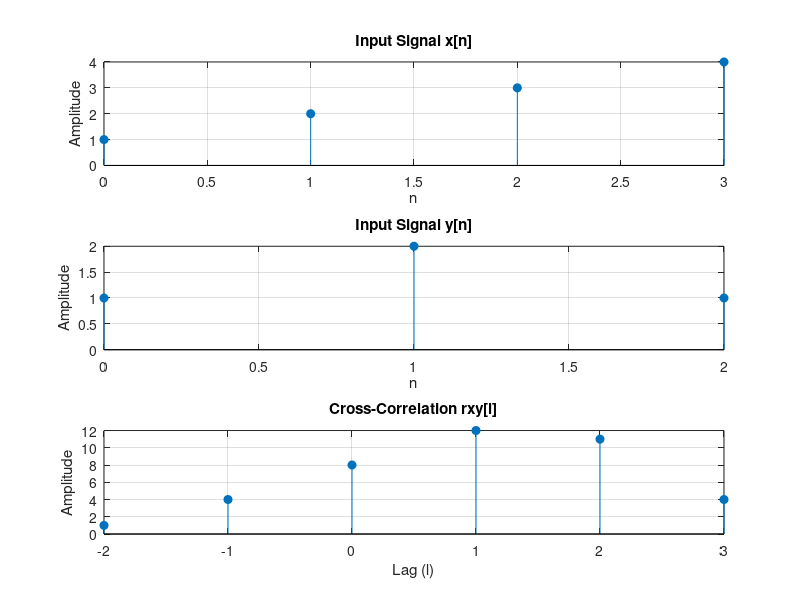

Here is the MATLAB script that generated this plot:

% Cross-Correlation Without Using Function
clc;
clear all;
close all;

% Input sequences
x = [1 2 3 4];
y = [1 2 1];

% Length of input sequences
Lx = length(x);
Ly = length(y);

% Full correlation lag range
lags = -(Ly-1):(Lx-1);

% Initialize correlation output
rxy = zeros(1, length(lags));

% Calculate cross-correlation manually
for i = 1:length(lags)
    lag = lags(i);

    for n = 1:Lx
        m = n - lag;

        if m >= 1 && m <= Ly
            rxy(i) = rxy(i) + x(n)*y(m);
        end
    end
end

% Display results
disp('Input sequence x[n]:');
disp(x);

disp('Input sequence y[n]:');
disp(y);

disp('Cross-correlation rxy[l]:');
disp(rxy);

disp('Corresponding lags:');
disp(lags);

% Plot signals
subplot(3,1,1);
stem(0:Lx-1, x, 'filled');
title('Input Signal x[n]');
xlabel('n');
ylabel('Amplitude');
grid on;

subplot(3,1,2);
stem(0:Ly-1, y, 'filled');
title('Input Signal y[n]');
xlabel('n');
ylabel('Amplitude');
grid on;

subplot(3,1,3);
stem(lags, rxy, 'filled');
title('Cross-Correlation rxy[l]');
xlabel('Lag (l)');
ylabel('Amplitude');
grid on;
